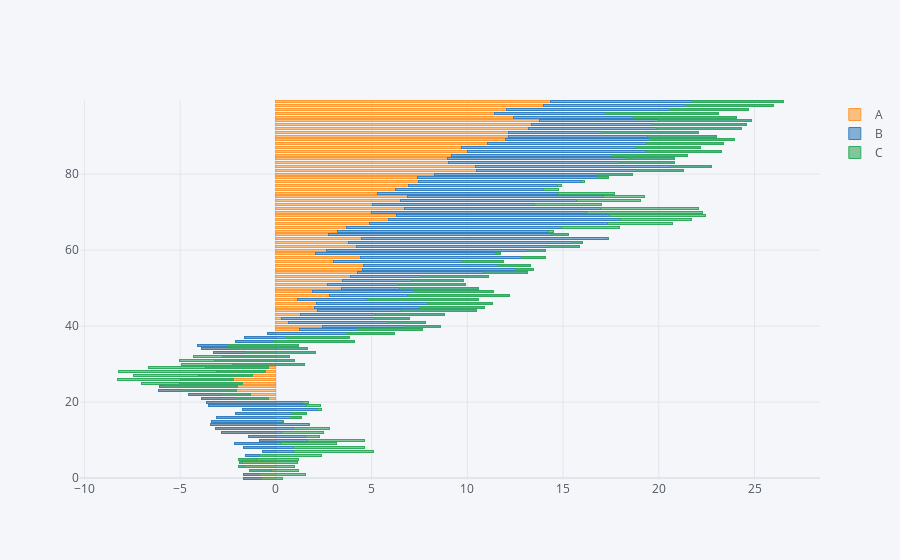

Notebook cell for this chart:
### Code cell
df.iplot(kind = 'barh', barmode = 'stack', bargap = 0.5)
